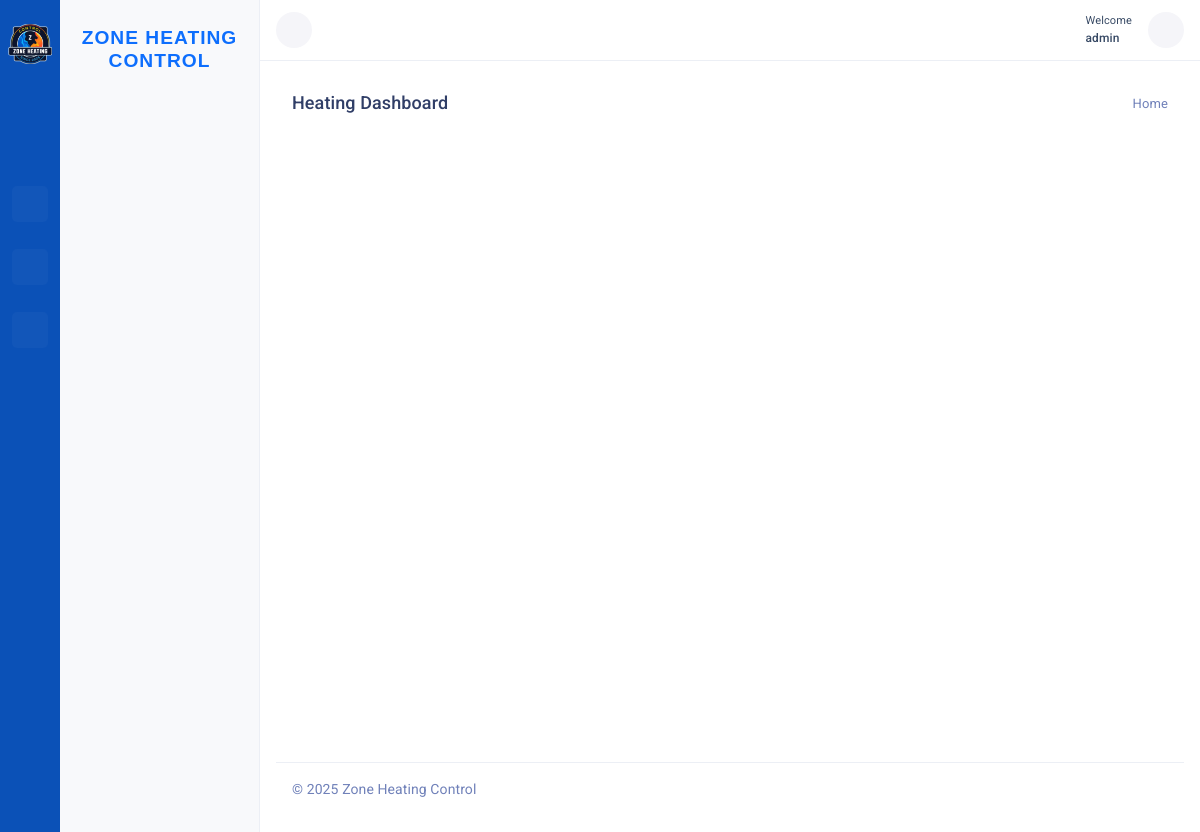
Before: / (signed in) with the older database file.
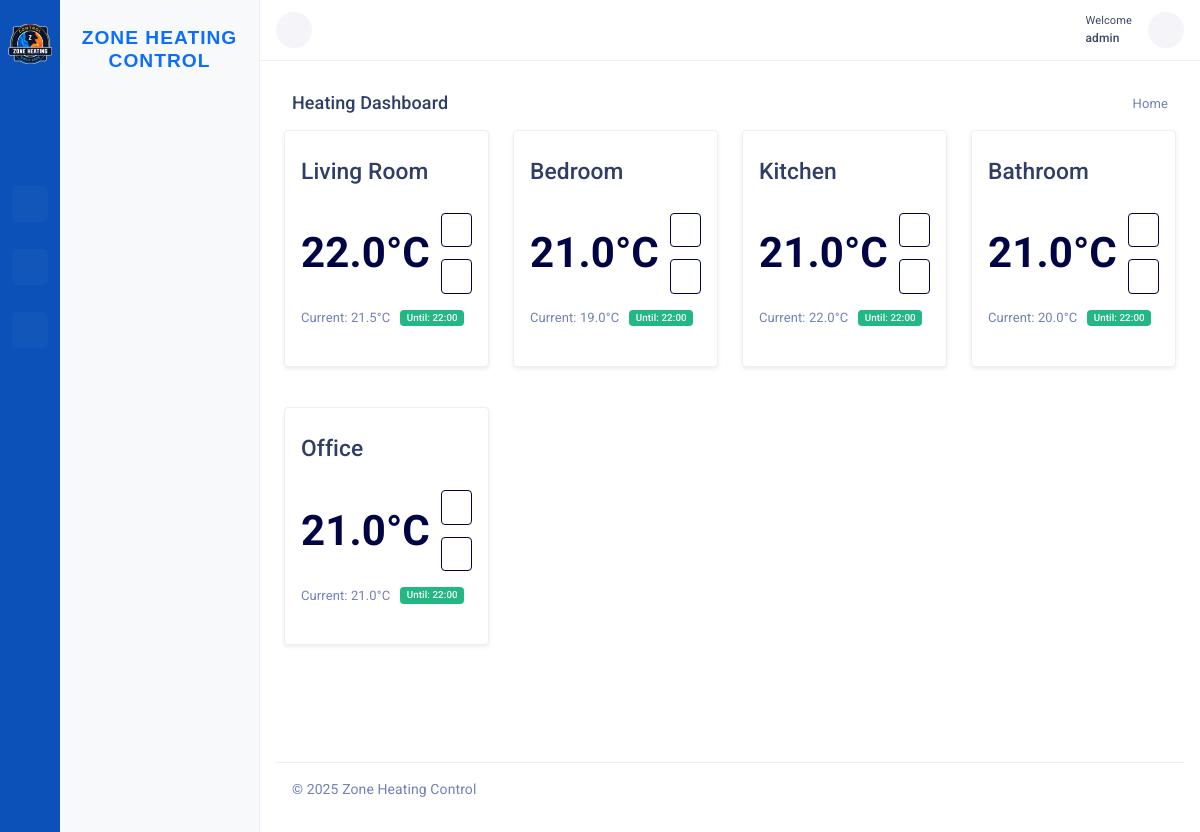
After: the same page with the newer database file.
### controller/models.py (models this page shows, shortened)
class Zone(models.Model):
    name = models.CharField(max_length=100)
    pin = models.PositiveIntegerField(unique=True, null=True, blank=True)
    current_temperature = models.FloatField(default=20.0)
    def __str__(self):
        return self.name
    def current_schedule(self, now=None):
        if now is None:
            now = timezone.localtime()
        weekday = now.weekday()
        current_time = now.time()
        today_schedules = self.schedule_set.filter(day_of_week=weekday)
        for sched in today_schedules:
            if sched.start_time < sched.end_time:
                if sched.start_time <= current_time < sched.end_time:
                    return sched
            else:
                if current_time >= sched.start_time or current_time < sched.end_time:
                    return sched
        return None
    def next_schedule(self, now=None):
        if now is None:
            now = timezone.localtime()
        today_weekday = now.weekday()
        upcoming = []
        for sched in self.schedule_set.all():
            days_ahead = (sched.day_of_week - today_weekday) % 7
            sched_date = now.date() + datetime.timedelta(days=days_ahead)
            start_dt = datetime.datetime.combine(sched_date, sched.start_time)
            start_dt = timezone.make_aware(
                start_dt, timezone.get_current_timezone())
            current_time = now.time()
            if days_ahead == 0 and (
                (sched.start_time < sched.end_time and sched.start_time <= current_time)
                or (sched.start_time > sched.end_time and current_time >= sched.start_time)
            ):
                start_dt += datetime.timedelta(days=7)
            upcoming.append((start_dt, sched))
        if not upcoming:
            return None, None
        next_dt, next_sched = min(upcoming, key=lambda x: x[0])
        return next_sched, next_dt
    def next_temperature_event(self, now=None, include_manual=True):
        if now is None:
            now = timezone.localtime()
        events = []
        if include_manual:
            manual = self.manualoverride_set.filter(
                active_from__lte=now
            ).filter(
                Q(active_until__gt=now) | Q(active_until__isnull=True)
            ).first()
            if manual and manual.active_until:
                events.append({
                    "time": manual.active_until,
                    "type": "manual_end",
                    "target": None,
                })
            next_manual = self.manualoverride_set.filter(
                active_from__gt=now
            ).order_by('active_from').first()
            if next_manual:
                events.append({
                    "time": next_manual.active_from,
                    "type": "manual_start",
                    "target": next_manual.target_temperature,
                })
        current = self.current_schedule(now)
        if current:
            if current.start_time < current.end_time:
                end_date = now.date()
            else:
                end_date = now.date() if now.time() < current.end_time else now.date() + \
                    datetime.timedelta(days=1)
            end_dt = timezone.make_aware(
                datetime.datetime.combine(end_date, current.end_time),
                timezone.get_current_timezone()
            )
            if end_dt > now:
                events.append({
                    "time": end_dt,
                    "type": "schedule_end",
                    "target": None,
                })
        next_sched, start_dt = self.next_schedule(now)
        if next_sched and start_dt > now:
            events.append({
                "time": start_dt,
                "type": "schedule_start",
                "target": next_sched.target_temperature,
            })
        return min(events, key=lambda e: e["time"]) if events else None
    @property
    def get_active_target(self):
        now = timezone.localtime()
        manual = self.manualoverride_set.filter(
            active_from__lte=now
        ).filter(
            Q(active_until__gte=now) | Q(active_until__isnull=True)
        ).first()
        if manual:
            return manual.target_temperature
        current = self.current_schedule(now)
        if current:
            return current.target_temperature
        return 20.0

class ManualOverride(models.Model):
    zone = models.ForeignKey(Zone, on_delete=models.CASCADE)
    target_temperature = models.FloatField()
    active_from = models.DateTimeField(default=timezone.now)
    active_until = models.DateTimeField(null=True, blank=True)

class Schedule(models.Model):
    zone = models.ForeignKey(Zone, on_delete=models.CASCADE)
    day_of_week = models.IntegerField(
        choices=[
            (0, "Monday"),
            (1, "Tuesday"),
            (2, "Wednesday"),
            (3, "Thursday"),
            (4, "Friday"),
            (5, "Saturday"),
            (6, "Sunday"),
        ]
    )
    start_time = models.TimeField()
    end_time = models.TimeField()
    target_temperature = models.FloatField()
    priority = models.PositiveIntegerField(default=0)
    class Meta:
        ordering = ["priority", "start_time"]
        unique_together = (
            "zone",
            "day_of_week",
            "start_time",
            "end_time",
        )

### controller/views.py (the view)
# urls.py: path('', DashboardView.as_view(), name='dashboard'),
class DashboardView(ListView):
    model = Zone
    template_name = "controller/dashboard.html"
    context_object_name = "zones"
    def get_context_data(self, **kwargs):
        context = super().get_context_data(**kwargs)
        now = timezone.localtime()
        overrides = get_active_overrides()
        active_overrides = {o.zone_id: o for o in overrides}
        next_events = {
            zone.id: zone.next_temperature_event(now)
            for zone in context["zones"]
        }
        context.update({
            "active_overrides": active_overrides,
            "next_events": next_events,
            "page_title": "Heating Dashboard",
            "breadcrumbs": [
                {"name": "Home", "url": "/", "active": True},
            ]
        })
        print(context)
        return context

### controller/templates/controller/dashboard.html (shortened to what this page needs)
{% extends 'controller/base_controller.html' %}
{% load static %}
{% load form_tags %}
{% block content_dashboard %}
<div class="row g-4">
    {% for zone in zones %}
    <div class="col-12 col-sm-6 col-md-4 col-lg-3">
        <div class="card shadow-sm px-3 py-3 d-flex flex-column">
            <div class="d-flex align-items-center justify-content-between mb-3">
                <h3 class="">{{ zone.name }}</h3>
                <div class="d-flex align-items-center border-1">
                    <div class="btn-group">
                        <span class="dropdown-toggle" data-bs-toggle="dropdown" data-bs-display="static"
                            aria-expanded="false" style="cursor:pointer;">
                            <i
                                class="ti ti-dots-vertical rounded-circle p-2 d-flex align-items-center justify-content-center fs-4 vertical-dots"></i>
                        </span>
                    </div>
                </div>
            </div>
            <div class="d-flex align-items-center mb-2 flex-md-nowrap flex-wrap">
                <div class="zone-target-temp fw-bold me-3" data-zone-id="{{ zone.id }}">
                    {% with event=next_events|dict_get:zone.id %}
                    {% if event.target %}
                    {{ event.target|floatformat:1 }}°C
                    {% else %}
                    {{ zone.get_active_target|floatformat:1 }}°C
                    {% endif %}
                    {% endwith %}
                </div>
                <div class="d-flex flex-column gap-1 flex-shrink-0 ms-md-auto">
                    <button class="btn btn-outline-dark mb-2 adjust-btn" data-zone="{{ zone.id }}" data-delta="1">
                        <i class="ti ti-plus"></i>
                    </button>
                    <button class="btn btn-outline-dark adjust-btn" data-zone="{{ zone.id }}" data-delta="-1">
                        <i class="ti ti-minus"></i>
                    </button>
                </div>
            </div>
            <div class="d-flex justify-content-between align-items-center mb-3 mt-auto">
                <div class="text-muted">
                    Current: {{ zone.current_temperature|floatformat:1 }}°C
                </div>
                {% with event=next_events|dict_get:zone.id %}
                <span class="badge bg-success text-white m-2">
                    Until:
                    {% if event %}
                    {{ event.time|time:"H:i" }}
                    {% else %}
                    —
                    {% endif %}
                </span>
                {% endwith %}
            </div>
        </div>
    </div>
    {% endfor %}
</div>
{% endblock %}

### controller/templates/controller/base_controller.html (shortened to what this page needs)
{% extends "base.html" %}
{% block content %}
{% block content_dashboard %}{% endblock %}
{% endblock %}

### core/templates/base.html (shortened to what this page needs)
{% load static core_tags %}
<!DOCTYPE html>
<html lang="en" dir="ltr">
<head>
    <link href="{% static 'assets/css/bootstrap.min.css' %}" rel="stylesheet" type="text/css" />
    <link href="{% static 'assets/css/icons.min.css' %}" rel="stylesheet" type="text/css" />
    <link href="https://cdn.jsdelivr.net/npm/select2@4.1.0-rc.0/dist/css/select2.min.css" rel="stylesheet" />
    <link href="{% static 'assets/css/app.min.css' %}" rel="stylesheet" type="text/css" />
    <link href="{% static 'assets/css/custom.css' %}" rel="stylesheet" type="text/css" />
    <link rel="stylesheet" href="https://cdn.datatables.net/1.13.6/css/jquery.dataTables.min.css">
</head>
<body id="body">
    <div class="leftbar-tab-menu">
        <div class="main-icon-menu">
            <a href="{% url 'controller:dashboard' %}" class="logo d-block text-center mb-5 mt-2">
                <img src="{% static 'assets/images/ZHC-logo-crop.png' %}" alt="logo" class="logo-sm" style="height: 40px; width: auto;">
            </a>
            <div class="main-icon-menu-body">
                <div class="position-relative h-100" data-simplebar style="overflow-x: hidden;">
                    <ul class="nav nav-tabs flex-column align" role="tablist" id="tab-menu">
                        {% for tab in SIDEBAR_TABS %}
                            <li class="nav-item" data-bs-toggle="tooltip" data-bs-placement="right" title="{{ tab.title }}" data-bs-trigger="hover">
                                <a href="#{{ tab.id }}" class="nav-link {% if tab.is_active %}active{% endif %}" data-bs-toggle="tab">
                                    {% if tab.icon %}<i class="{{ tab.icon }} menu-icon"></i>{% endif %}
                                </a>
                            </li>
                        {% endfor %}
                    </ul>
                </div>
            </div>
        </div>
        <div class="main-menu-inner">
            <div class="menu-body navbar-vertical tab-content" data-simplebar>
                <a href="{% url 'controller:dashboard' %}" class="logo d-block text-center mb-5">
                    <h6 class="sidebar-logo-text mb-0" alt="logo">Zone Heating Control</h6>
                </a>
            </div>
        </div>
    </div>
    {% include 'includes/topbar.html' %}
    <div class="page-wrapper p-3">
        <div class="page-content-tab">
            <div class="container-fluid">
                <div class="row">
                    <div class="col-sm-12">
                        <div class="page-title-box">
                            <div class="float-end">
                                <ol class="breadcrumb">
                                    {% for crumb in breadcrumbs %}
                                    {% if crumb.active %}
                                    <li class="breadcrumb-item active">{{ crumb.name }}</li>
                                    {% else %}
                                    <li class="breadcrumb-item"><a href="{{ crumb.url }}">{{ crumb.name }}</a></li>
                                    {% endif %}
                                    {% endfor %}
                                </ol>
                            </div>
                            <h4 class="page-title">{{ page_title }}</h4>
                        </div>
                    </div>
                </div>
            </div>
            {% block content %}
            {% endblock %}
            {% include 'includes/footer.html' %}
        </div>
    </div>
</body>
</html>

### core/templates/includes/topbar.html (shortened to what this page needs)
{% load static %}
{% load i18n %}
<div class="topbar">
    <nav class="navbar-custom" id="navbar-custom">
        <ul class="list-unstyled topbar-nav float-end mb-0">
            {% if request.user.is_authenticated %}
            <li class="dropdown">
                <a class="nav-link dropdown-toggle nav-user" data-bs-toggle="dropdown" href="#" role="button"
                    aria-haspopup="false" aria-expanded="false">
                    <div class="d-flex align-items-center">
                        <div>
                            <small class="d-block font-11">{% trans 'Welcome' %}</small>
                            <span class="d-block fw-semibold font-12">
                                {{ request.user.get_full_name|default:request.user.username }}
                                <i class="mdi mdi-chevron-down"></i>
                            </span>
                        </div>
                    </div>
                </a>
            </li>
            <li class="dropdown">
                <a class="nav-link arrow-none nav-icon"
                href="{% url 'core:settings' %}"
                role="button"
                aria-label="Settings">
                    <i class="ti ti-settings"></i>
                </a>
            </li>
            {% endif %}
        </ul>
        <ul class="list-unstyled topbar-nav mb-0">
            <li>
                <button class="nav-link button-menu-mobile nav-icon" id="togglemenu">
                    <i class="ti ti-menu-2"></i>
                </button>
            </li>
        </ul>
    </nav>
</div>

### core/templates/includes/footer.html (shortened to what this page needs)
<footer class="footer text-center text-sm-start">
    &copy;
     Zone Heating Control
</footer>

Changed rows visible on the page:
added Zone: name "Living Room", get_active_target "22.0", current_temperature "21.5", time "22:00"
added Zone: name "Bedroom", get_active_target "21.0", current_temperature "19.0", time "22:00"
added Zone: name "Kitchen", get_active_target "21.0", current_temperature "22.0", time "22:00"
added Zone: name "Bathroom", get_active_target "21.0", current_temperature "20.0", time "22:00"
added Zone: name "Office", get_active_target "21.0", current_temperature "21.0", time "22:00"
